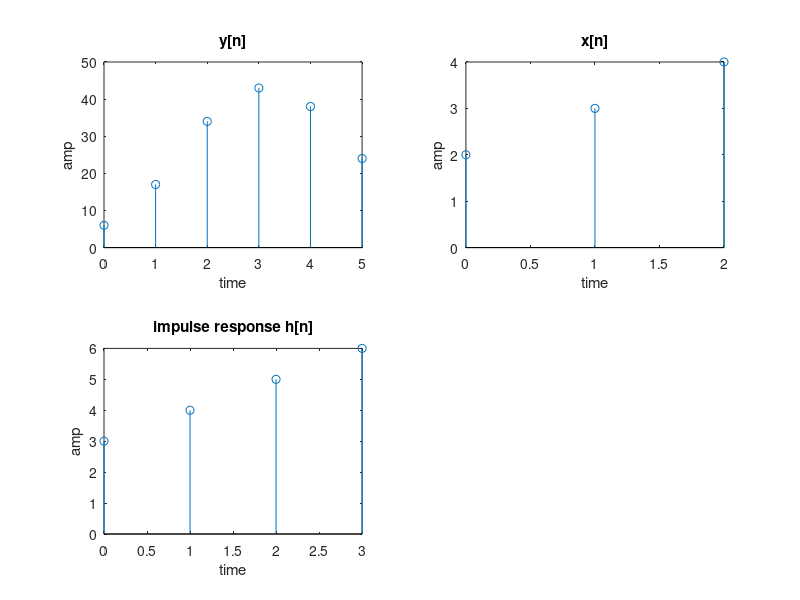

Write MATLAB code to recreate this figure.
clc;
clear all;
y=[6,17,34,43,38,24];
n=0:5;
subplot(2,2,1);
stem(n,y);
xlabel('time');
ylabel('amp');
title('y[n]');

x=[2,3,4];
n=0:2;
subplot(2,2,2);
stem(n,x);
xlabel('time');
ylabel('amp');
title('x[n]');

h=deconv(y,x)
n=0:3;
subplot(2,2,3);
stem(n,h);
xlabel('time');
ylabel('amp');
title('impulse response h[n]');
